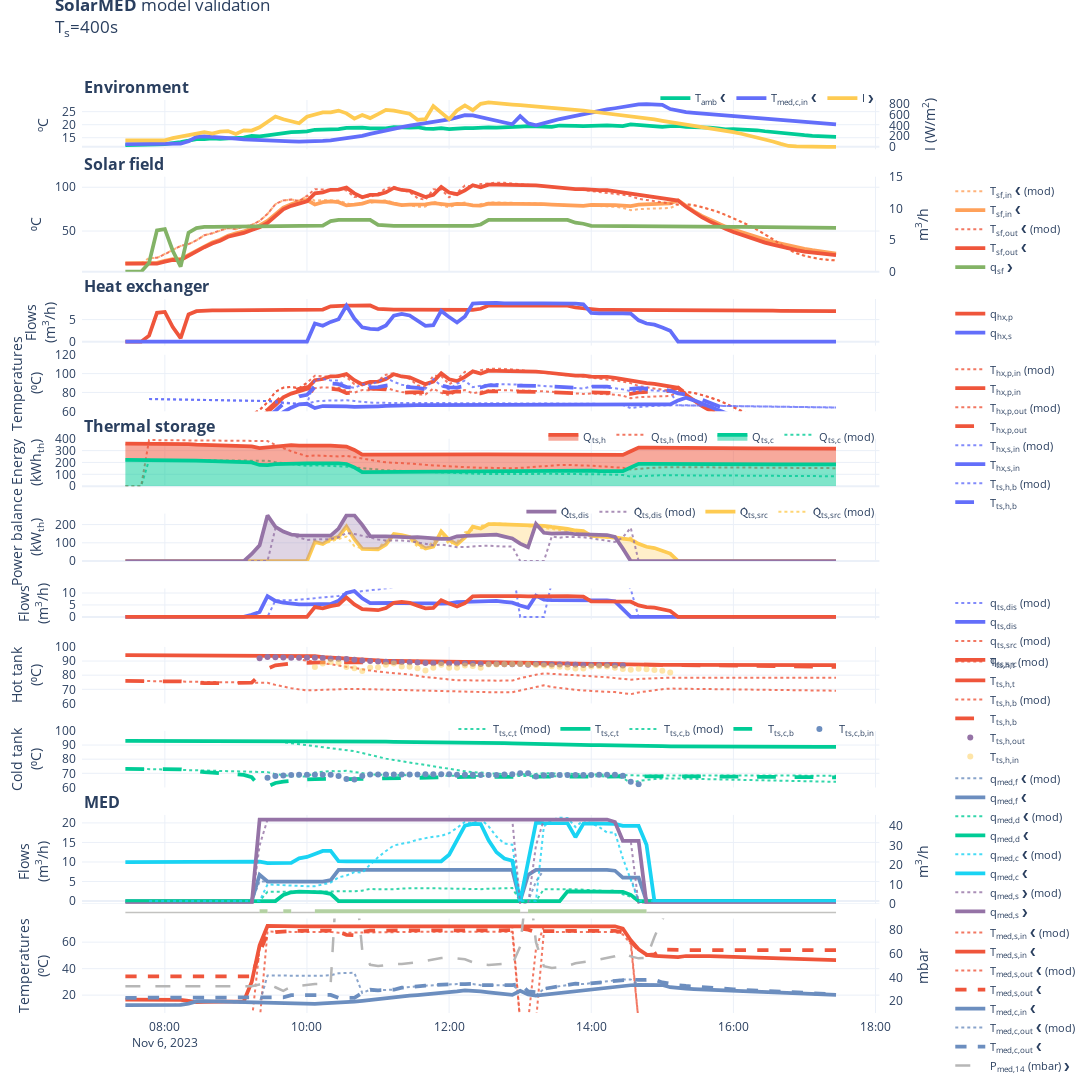

Notebook cell for this chart:
### Markdown cell above
## Model evaluation using `evaluate_model`

### Code cell
from solarmed_modeling.solar_med.utils import evaluate_model
from solarmed_modeling.solar_med import ModelParameters, FixedModelParameters, FsmParameters, MedFsmParams

logger.enable("solarmed_modeling.solar_med.utils")

dfs_mod, stats = evaluate_model(
    df=df,
    sample_rate=sample_rate_numeric,
    model_params=ModelParameters(),
    fixed_model_params=FixedModelParameters(),
    fsm_params=FsmParameters(
        med=MedFsmParams(
            vacuum_duration_time=0, # 1 second, effectively disabling the vacuum waiting time
            off_cooldown_time=0, # 0 seconds, effectively disabling the off cooldown
            active_cooldown_time=0,
            brine_emptying_time=0,
            startup_duration_time=0
        )
            
    ),
    alternatives_to_eval=["constant-water-props"],
)

dfs_mod[0].drop(columns=["Tamb", "I", "Tmed_c_in", "qsf", "qhx_p", "qhx_s", "Tts_c_in", "Tts_h_in", "Tts_h_out"], inplace=True)

plot_config = hjson.loads((data_path / 'plot_config.hjson').read_text())
vars_config = hjson.loads((data_path / 'variables_config.hjson').read_text())

# plot_config["width"] = 800

fig = experimental_results_plot(
    plot_config,
    df,
    df_comp=dfs_mod[0],
    vars_config=vars_config,
    resample=resample_figures,
    comp_trace_labels=["(mod)"],
    template="plotly_white",
    title_text=f"<b>SolarMED</b> model validation<br>T<sub>s</sub>={sample_rate}"
)

fig.show(
    config=generate_plotly_config(
        fig, figure_name=f'solar_med_{df.index[0].strftime("%Y%m%d")}'
    )
)
